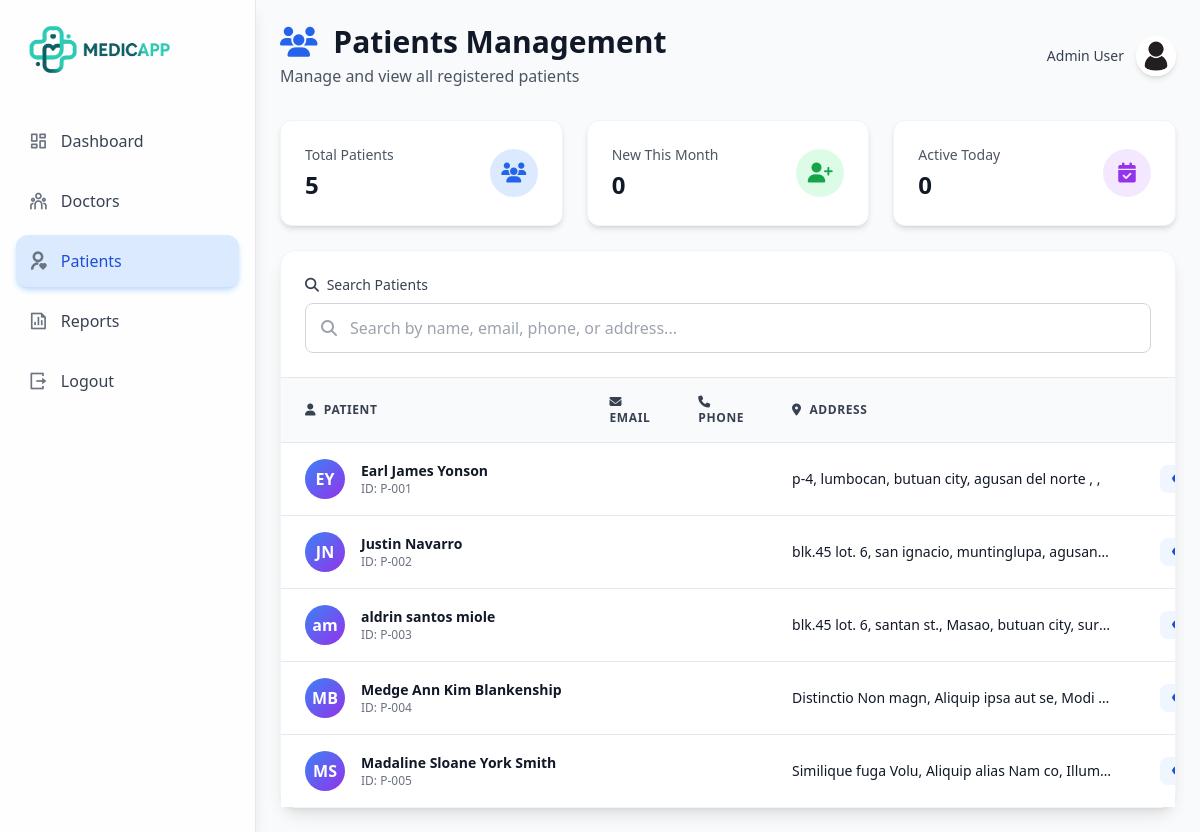
/admin/patients_list (signed in), run on the app's committed database.
### app/models/patient.py (models this page shows, shortened)
class Patient(db.Model):
    __tablename__ = "patient"
    patient_id: Mapped[int] = mapped_column(
        Integer, primary_key=True, autoincrement=True
    )
    account_id: Mapped[int] = mapped_column(
        ForeignKey("account.account_id"),
        unique=True,
        nullable=False
    )
    firstname: Mapped[str] = mapped_column(String(50), nullable=False)
    middlename: Mapped[str | None] = mapped_column(String(50), nullable=True)
    lastname: Mapped[str] = mapped_column(String(50), nullable=False)
    gender: Mapped[str] = mapped_column(EncryptedColumn(), nullable=False)
    birthdate: Mapped[date] = mapped_column(Date, nullable=False)
    age: Mapped[int] = mapped_column(Integer, nullable=False)
    blood_type: Mapped[str | None] = mapped_column(EncryptedColumn(), nullable=True)
    civil_status: Mapped[str | None] = mapped_column(EncryptedColumn(), nullable=True)
    current_house_no: Mapped[str | None] = mapped_column(EncryptedColumn(), nullable=True)
    current_street: Mapped[str | None] = mapped_column(EncryptedColumn(), nullable=True)
    current_barangay: Mapped[str | None] = mapped_column(EncryptedColumn(), nullable=True)
    current_city: Mapped[str | None] = mapped_column(EncryptedColumn(), nullable=True)
    current_province: Mapped[str | None] = mapped_column(EncryptedColumn(), nullable=True)
    current_zipcode: Mapped[str | None] = mapped_column(EncryptedColumn(), nullable=True)
    permanent_house_no: Mapped[str] = mapped_column(EncryptedColumn(), nullable=False)
    permanent_street: Mapped[str | None] = mapped_column(EncryptedColumn(), nullable=True)
    permanent_barangay: Mapped[str] = mapped_column(EncryptedColumn(), nullable=False)
    permanent_city: Mapped[str] = mapped_column(EncryptedColumn(), nullable=False)
    permanent_province: Mapped[str] = mapped_column(EncryptedColumn(), nullable=False)
    permanent_zipcode: Mapped[str] = mapped_column(EncryptedColumn(), nullable=False)
    phone: Mapped[str] = mapped_column(nullable=False)
    phone_otp: Mapped[str | None] = mapped_column(EncryptedColumn(), nullable=True)
    phone_otp_expiry: Mapped[datetime | None] = mapped_column(DateTime, nullable=True)
    phone_verified: Mapped[bool] = mapped_column(default=False, nullable=False)
    email: Mapped[str | None] = mapped_column(nullable=True)
    email_otp: Mapped[str | None] = mapped_column(EncryptedColumn(), nullable=True)
    email_otp_expiry: Mapped[datetime | None] = mapped_column(DateTime, nullable=True)
    email_verified: Mapped[bool] = mapped_column(default=False, nullable=False)
    ec_name: Mapped[str | None] = mapped_column(EncryptedColumn(), nullable=True)
    ec_phone: Mapped[str | None] = mapped_column(EncryptedColumn(), nullable=True)
    ec_relation: Mapped[str | None] = mapped_column(EncryptedColumn(), nullable=True)
    ec_address: Mapped[str | None] = mapped_column(EncryptedColumn(), nullable=True)
    profile_image: Mapped[str | None] = mapped_column(nullable=True)
    missed_appointments = db.Column(db.Integer, default=0)
    is_suspended = db.Column(db.Boolean, default=False)
    suspended_at = db.Column(db.DateTime, nullable=True)
    created_at: Mapped[datetime] = mapped_column(
        DateTime, default=datetime.utcnow, nullable=False
    )
    updated_at: Mapped[datetime] = mapped_column(
        DateTime,
        default=datetime.utcnow,
        onupdate=datetime.utcnow,
        nullable=False
    )
    account: Mapped["Account"] = relationship(back_populates="patient")
    appointments: Mapped[list["Appointment"]] = relationship(back_populates="patient")
    records: Mapped[list["MedicalRecord"]] = relationship(back_populates="patient")
    notifications: Mapped[list["Notification"]] = relationship(back_populates="patient")
    history: Mapped["PatientHistoryBackground"] = relationship(
        back_populates="patient",
        uselist=False,
        cascade="all, delete-orphan"
    )
    medical_visibility: Mapped["MedicalVisibility"] = relationship(
        back_populates="patient",
        uselist=False,
        cascade="all, delete-orphan"
    )
    appointment_visibility: Mapped[list["AppointmentVisibility"]] = relationship(
        back_populates="patient",
        cascade="all, delete-orphan"
    )

### app/routes/admin/patients.py (the view)
@admin_bp.route('/patients_list')
@admin_required
def patients_list():
    patients = (
        Patient.query
        .join(Account, Patient.account_id == Account.account_id)
        .all()
    )
    decrypted_patients = [get_patient_cache(p.patient_id) for p in patients]
    return render_template('admin/patients.html',
                           patients=decrypted_patients,
                           )

### app/models/account.py (called while the page is built)
    @property
    def is_authenticated(self):
        return True

    def is_admin(self) -> bool:
        return self.role == "admin"

### app/routes/auth/login.py (called while the page is built)
@login_manager.user_loader
def load_user(account_id):
    return Account.query.get(int(account_id))

### app/security/crypto.py (called while the page is built)
def derive_key(master_key: bytes, salt: bytes) -> bytes:
    kdf = PBKDF2HMAC(
        algorithm=hashes.SHA256(),
        length=32,  # AES-256
        salt=salt,
        iterations=PBKDF2_ITERATIONS,
    )
    return kdf.derive(master_key)

def decrypt_value(data):
    if data is None:
        return None
    if not isinstance(data, str):
        return str(data)
    try:
        payload = json.loads(data)
    except Exception:
        return data
    required_keys = {"salt", "nonce", "ciphertext"}
    if not required_keys.issubset(payload):
        return data
    try:
        salt = base64.b64decode(payload["salt"])
        nonce = base64.b64decode(payload["nonce"])
        ciphertext = base64.b64decode(payload["ciphertext"])
        key = derive_key(MASTER_KEY, salt)
        aesgcm = AESGCM(key)
        plaintext = aesgcm.decrypt(nonce, ciphertext, None)
        return plaintext.decode()
    except Exception:
        return None

def safe_decrypt(value):
    if not value:
        return value
    try:
        return decrypt_value(value)
    except Exception:
        return value  # fallback for non-encrypted/legacy data

### app/security/encrypted_column.py (called while the page is built)
    def process_result_value(self, value, dialect):
        if value is None:
            return value
        try:
            plaintext = decrypt_value(value)
            if audit_logger:
                audit_logger.info(
                    "Decryption event",
                    extra={"column": "EncryptedColumn"}
                )
            return plaintext
        except Exception:
            return value

### app/utils/admin_only.py (called while the page is built)
def admin_required(f):
    @wraps(f)
    def decorated_function(*args, **kwargs):
        if not current_user.is_authenticated or not current_user.is_admin():
            abort(403)
        return f(*args, **kwargs)
    return decorated_function

### app/templates/admin/patients.html (shortened to what this page needs)
{% extends 'base/layout.html' %}
{% block content %}
<div class="flex w-full bg-gray-50">
    {% include 'admin/admin_sidebar.html' %}
    <div class="flex-1 overflow-y-auto">
        <div class="p-6 max-w-7xl mx-auto">
            <div class="flex justify-between items-center mb-8">
                <div>
                    <h1 class="text-3xl font-bold text-gray-900">
                        <i class="fas fa-users text-blue-600 mr-2"></i>
                        Patients Management
                    </h1>
                    <p class="text-gray-600 mt-1">Manage and view all registered patients</p>
                </div>
                <div class="flex items-center gap-3">
                    <span class="text-sm font-medium text-gray-700">Admin User</span>
                    <img src="{{ url_for('static', filename='img/profile.jpg') }}"
                         alt="profile"
                         class="rounded-full w-10 h-10 shadow-md border-2 border-white">
                </div>
            </div>
            <div class="grid grid-cols-1 md:grid-cols-3 gap-6 mb-6">
                <div class="bg-white rounded-xl shadow-md border border-gray-100 p-6">
                    <div class="flex items-center justify-between">
                        <div>
                            <p class="text-sm font-medium text-gray-600">Total Patients</p>
                            <p class="text-2xl font-bold text-gray-900 mt-1">{{ patients|length }}</p>
                        </div>
                        <div class="w-12 h-12 rounded-full bg-blue-100 flex items-center justify-center">
                            <i class="fas fa-users text-blue-600 text-xl"></i>
                        </div>
                    </div>
                </div>
                <div class="bg-white rounded-xl shadow-md border border-gray-100 p-6">
                    <div class="flex items-center justify-between">
                        <div>
                            <p class="text-sm font-medium text-gray-600">New This Month</p>
                            <p class="text-2xl font-bold text-gray-900 mt-1">{{ new_patients|default(0) }}</p>
                        </div>
                        <div class="w-12 h-12 rounded-full bg-green-100 flex items-center justify-center">
                            <i class="fas fa-user-plus text-green-600 text-xl"></i>
                        </div>
                    </div>
                </div>
                <div class="bg-white rounded-xl shadow-md border border-gray-100 p-6">
                    <div class="flex items-center justify-between">
                        <div>
                            <p class="text-sm font-medium text-gray-600">Active Today</p>
                            <p class="text-2xl font-bold text-gray-900 mt-1">{{ active_today|default(0) }}</p>
                        </div>
                        <div class="w-12 h-12 rounded-full bg-purple-100 flex items-center justify-center">
                            <i class="fas fa-calendar-check text-purple-600 text-xl"></i>
                        </div>
                    </div>
                </div>
            </div>
            <div class="bg-white rounded-2xl shadow-lg border border-gray-100">
                <div class="p-6 border-b border-gray-200">
                    <div class="grid grid-cols-1 md:grid-cols-3 gap-4">
                        <div class="md:col-span-3">
                            <label class="block text-sm font-medium text-gray-700 mb-2">
                                <i class="fas fa-search mr-1"></i> Search Patients
                            </label>
                            <div class="relative">
                                <i class="fas fa-search absolute left-4 top-1/2 transform -translate-y-1/2 text-gray-400"></i>
                                <input type="text"
                                       id="searchInput"
                                       placeholder="Search by name, email, phone, or address..."
                                       class="w-full pl-11 pr-4 py-3 border border-gray-300 rounded-lg focus:ring-2 focus:ring-blue-500 focus:border-transparent transition"
                                       onkeyup="filterTable()">
                            </div>
                        </div>
                    </div>
                </div>
                <div class="overflow-x-auto">
                    <table class="min-w-full divide-y divide-gray-200" id="patientsTable">
                        <thead class="bg-gray-50">
                            <tr>
                                <th scope="col" class="px-6 py-4 text-left text-xs font-semibold text-gray-700 uppercase tracking-wider">
                                    <i class="fas fa-user mr-1"></i> Patient
                                </th>
                                <th scope="col" class="px-6 py-4 text-left text-xs font-semibold text-gray-700 uppercase tracking-wider">
                                    <i class="fas fa-envelope mr-1"></i> Email
                                </th>
                                <th scope="col" class="px-6 py-4 text-left text-xs font-semibold text-gray-700 uppercase tracking-wider">
                                    <i class="fas fa-phone mr-1"></i> Phone
                                </th>
                                <th scope="col" class="px-6 py-4 text-left text-xs font-semibold text-gray-700 uppercase tracking-wider">
                                    <i class="fas fa-map-marker-alt mr-1"></i> Address
                                </th>
                                <th scope="col" class="px-6 py-4 text-center text-xs font-semibold text-gray-700 uppercase tracking-wider">
                                </th>
                            </tr>
                        </thead>
                        <tbody class="bg-white divide-y divide-gray-200" id="tableBody">
                            {% for patient in patients %}
                             {% if loop.index0 < 10 %}
                            <tr class="hover:bg-gray-50 transition">
                                <td class="px-6 py-4 whitespace-nowrap">
                                    <div class="flex items-center">
                                        <div class="flex-shrink-0 h-10 w-10">
                                            <div class="h-10 w-10 rounded-full bg-gradient-to-br from-blue-500 to-purple-600 text-white flex items-center justify-center font-bold">
                                                {{ patient.firstname[0] }}{{ patient.lastname[0] }}
                                            </div>
                                        </div>
                                        <div class="ml-4">
                                            <div class="text-sm font-semibold text-gray-900">
                                                {{ patient.full_name }}
                                            </div>
                                            <div class="text-xs text-gray-500">
                                                ID: P-00{{ patient.patient_id }}
                                            </div>
                                        </div>
                                    </div>
                                </td>
                                <td class="px-6 py-4 whitespace-nowrap">
                                </td>
                                <td class="px-6 py-4 whitespace-nowrap">
                                </td>
                                <td class="px-6 py-4">
                                    <div class="text-sm text-gray-900 max-w-xs truncate" title="{{ patient.address }}">
                                        {{ patient.full_current_address }} {{ patient.current_barangay }}, {{ patient.current_city }}, {{ patient.current_province }}
                                    </div>
                                </td>
                                <td class="px-6 py-4 whitespace-nowrap text-center">
                                    <div class="flex items-center justify-center gap-2">
                                        <a class="inline-flex items-center gap-1 px-3 py-1.5 text-xs font-medium text-blue-700 bg-blue-50 rounded-lg hover:bg-blue-100 transition"
                                           title="View Details"
                                           onclick="warning()"
                                        >
                                            <i class="fas fa-eye"></i>
                                        </a>
                                    </div>
                                </td>
                            </tr>
                             {% endif %}
                            {% endfor %}
                        </tbody>
                    </table>
                </div>
            </div>
        </div>
    </div>
</div>
{% endblock %}

### data on the page
Patient: firstname "E", lastname "Y", full_name "Earl James Yonson", patient_id "1", full_current_address "p-4, lumbocan, butuan city, agusan del norte"
Patient: firstname "J", lastname "N", full_name "Justin Navarro", patient_id "2", full_current_address "blk.45 lot. 6, san ignacio, muntinglupa, agusan…"
Patient: firstname "a", lastname "m", full_name "aldrin santos miole", patient_id "3", full_current_address "blk.45 lot. 6, santan st., Masao, butuan city, sur…"
Patient: firstname "M", lastname "B", full_name "Medge Ann Kim Blankenship", patient_id "4", full_current_address "Distinctio Non magn, Aliquip ipsa aut se, Modi…"
Patient: firstname "M", lastname "S", full_name "Madaline Sloane York Smith", patient_id "5", full_current_address "Similique fuga Volu, Aliquip alias Nam co, Illum…"

### other printed values
{{ patients|length }} "5"
{{ new_patients|default(0) }} "0"
{{ active_today|default(0) }} "0"
